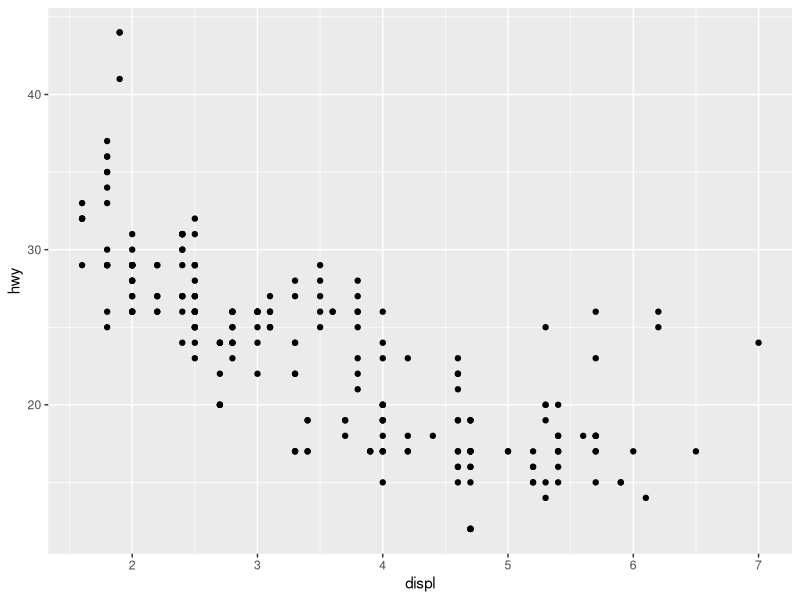
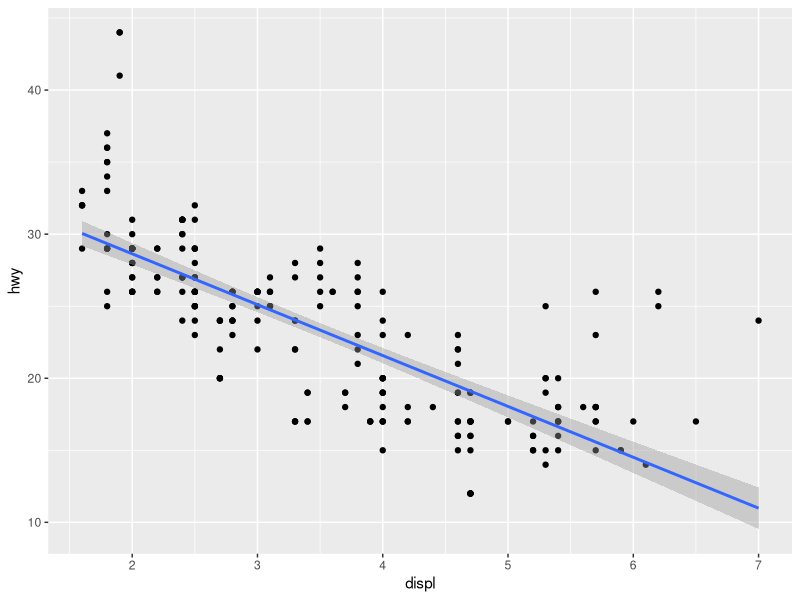
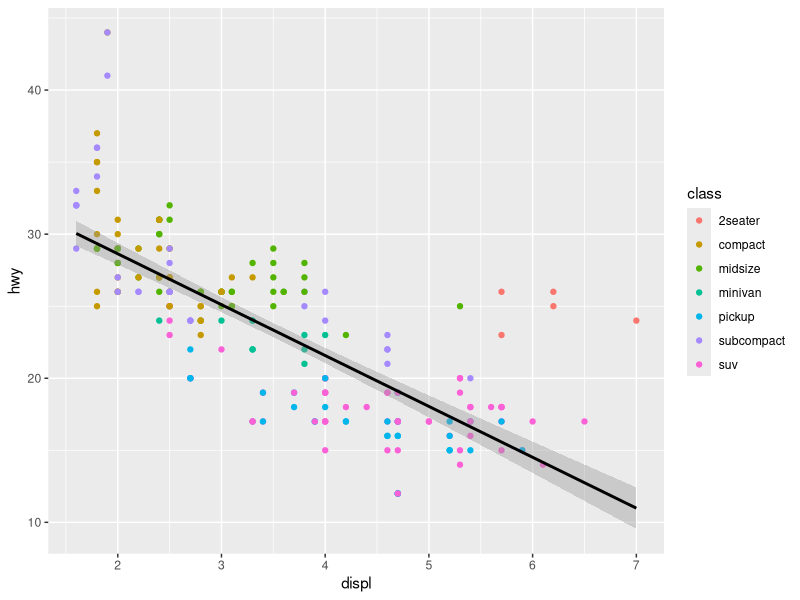
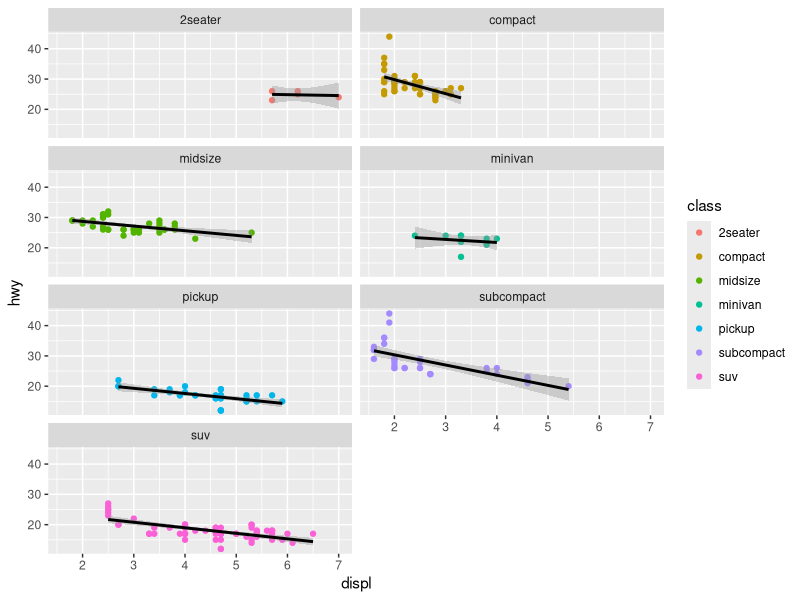
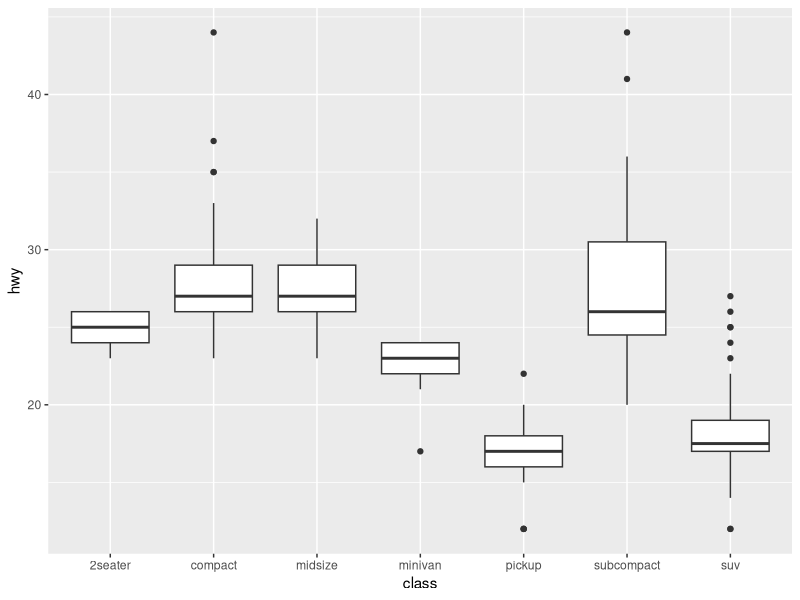
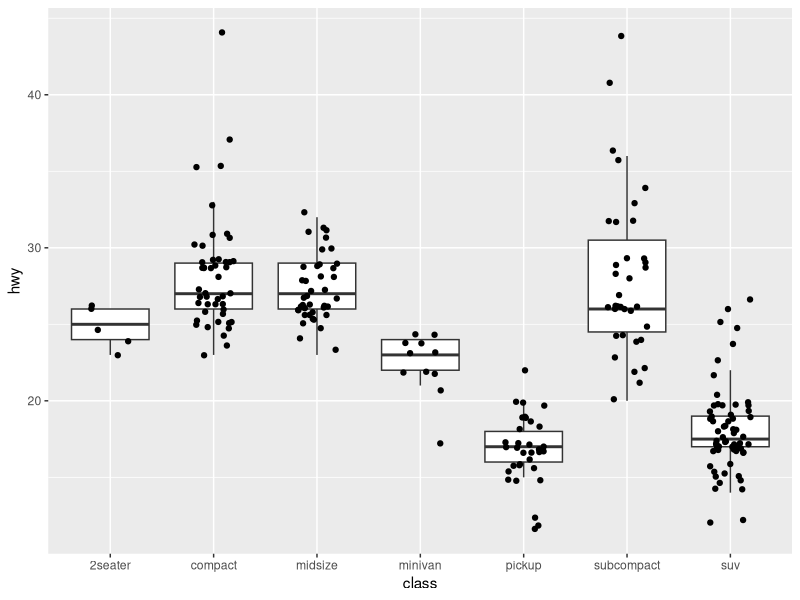
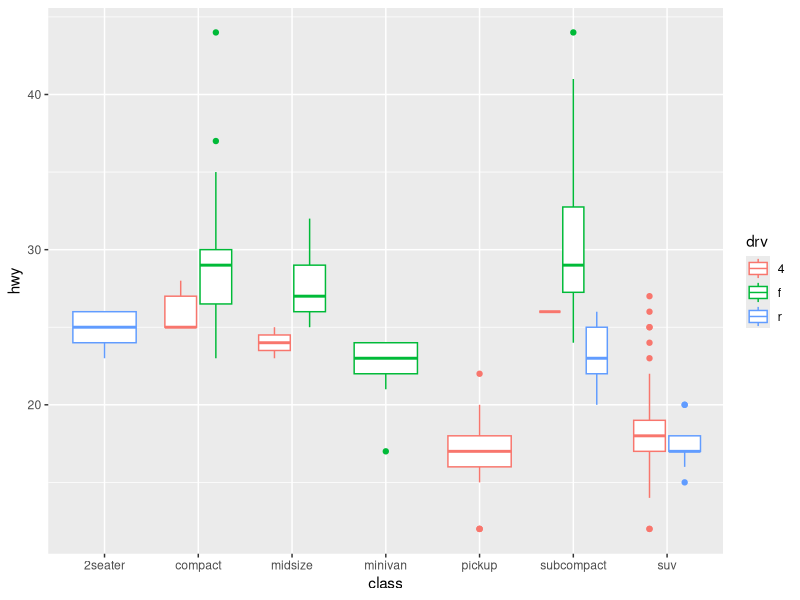
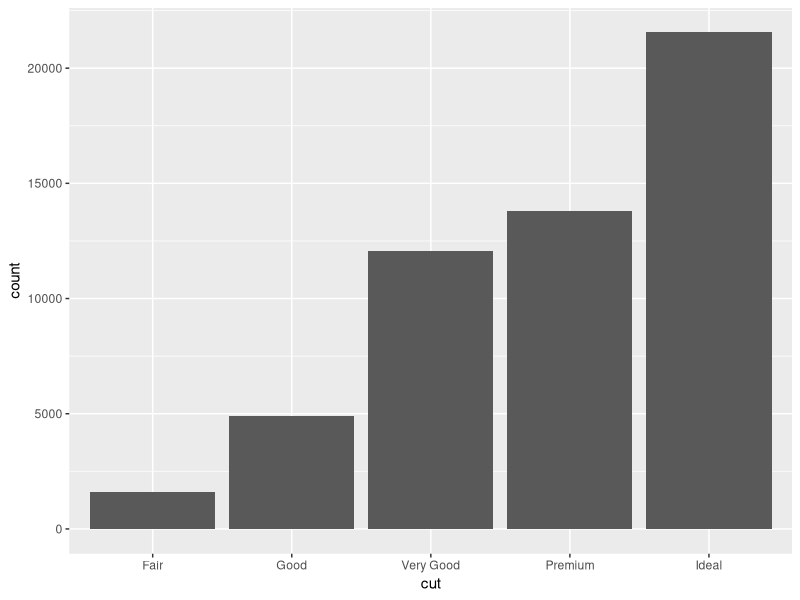

Write R code to recreate these figures, in order.
## ---- chunk 1
knitr::opts_chunk$set(echo = TRUE)
## ---- chunk 2
library(ggplot2)
summary(mpg)
## ---- chunk 3
help(mpg)
## ---- chunk 4
ggplot(data = mpg) + #this tells ggplot which dataset to use
  geom_point(mapping = aes(x = displ, y = hwy)) #this sets the x and y axis and plots each data point
## ---- chunk 5
ggplot(data = mpg) + #this tells ggplot which dataset to use
  geom_point(mapping = aes(x = displ, y = hwy)) + #this sets the x and y axis and plots each data point
  geom_smooth(mapping = aes(x = displ, y = hwy), method = lm) #this creates the line of best fit
## ---- chunk 6
ggplot(data = mpg) + #this tells ggplot which dataset to use
  geom_point(mapping = aes(x = displ, y = hwy, color = class)) + #this sets the x and y axis and plots each data point, "color" is used here to differ the color of the dots based on the class of car (suv, etc.)
  geom_smooth(mapping = aes(x = displ, y = hwy), method = lm, color = "black") #here, we set the color of the line explicitly to black
## ---- chunk 7
ggplot(data = mpg) + #this tells ggplot which dataset to use
  geom_point(mapping = aes(x = displ, y = hwy, color = class)) + #this sets the x and y axis and plots each data point, "color" is used here to differ the color of the dots based on the class of car (suv, etc.)
  geom_smooth(mapping = aes(x = displ, y = hwy), method = lm, color = "black") + #here, we set the color of the line explicitly to black
  facet_wrap(~ class, ncol = 2) #this will make multiple graphs based on class. Note that ncol (number of columns) and nrow (number of rows) can be set explicitly (but don't have to be)
## ---- chunk 8
ggplot(data = mpg) + 
  geom_boxplot(mapping = aes(x = class, y = hwy))
## ---- chunk 9
ggplot(data = mpg) + 
  geom_boxplot(mapping = aes(x = class, y = hwy), outlier.shape = NA) +
  geom_jitter(mapping = aes(x = class, y = hwy), width = 0.2)
## ---- chunk 10
ggplot(data = mpg) + 
  geom_boxplot(mapping = aes(x = class, y = hwy, color = drv))
## ---- chunk 11
ggplot(data = diamonds) + 
  geom_bar(mapping = aes(x = cut)) #note that in these charts, we only need to declare an x variable
## ---- chunk 12
ggplot(data = diamonds) + 
  geom_bar(mapping = aes(x = cut, fill = cut)) #note that in these charts, we only need to declare an x variable
## ---- chunk 13
ggplot(data = diamonds) + 
  geom_bar(mapping = aes(x = cut, fill = clarity)) #note that in these charts, we only need to declare an x variable
## ---- chunk 14
ggplot(data = diamonds) + 
  geom_bar(mapping = aes(x = cut, fill = clarity), position = "fill") #note that in these charts, we only need to declare an x variable
## ---- chunk 15
ggplot(data = diamonds) + 
  geom_bar(mapping = aes(x = cut, fill = clarity), position = "dodge") #note that in these charts, we only need to declare an x variable
